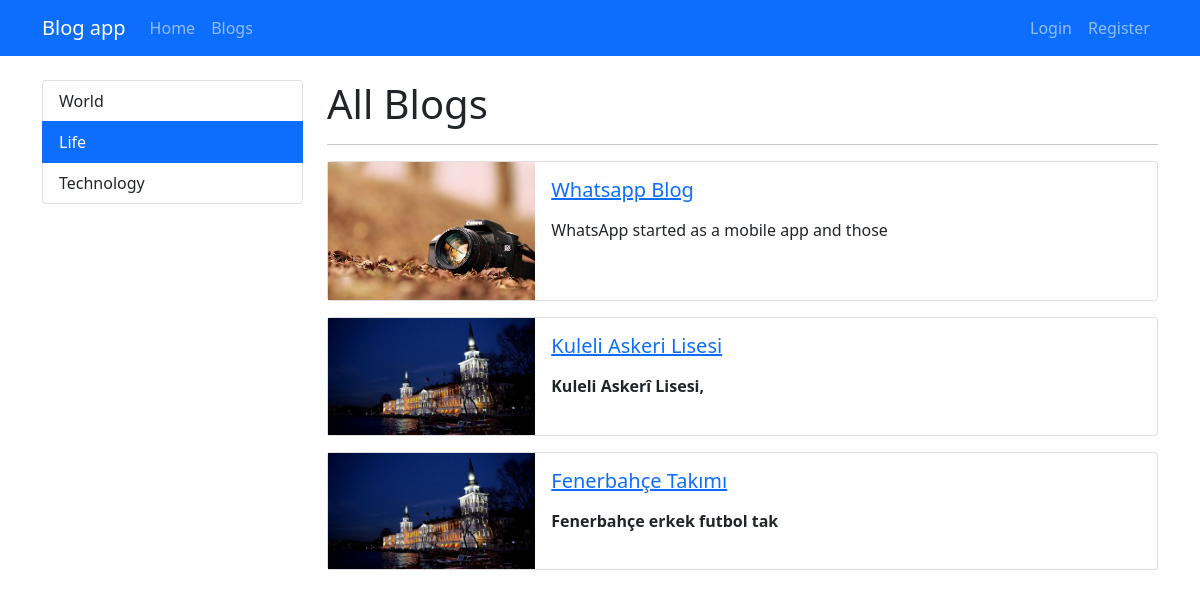
Screenshot of /category/life with the database file from the repository.
### blog/models.py (models this page shows, shortened)
class Category(models.Model):
    name = models.CharField(max_length=150)
    slug = models.SlugField(null=False, blank=True, unique=True, db_index=True, editable=False)

class Blog(models.Model):
    title = models.CharField(max_length=200)
    image = models.ImageField(upload_to="blogs")  # upload_to ile resimlerin kaydedileceği klasörü belirttik.
    description = RichTextField()
    is_active = models.BooleanField(default=False)
    is_home = models.BooleanField(default=False)
    slug = models.SlugField(null=False, blank=True, unique=True, db_index=True, editable=False)  # slug alanı oluşturduk. Bu alanı url de kullanacağız.
    categories = models.ManyToManyField(Category, blank=True)  # Many to many için category alanı oluşturduk.

### blog/views.py (the view)
# urls.py: path("category/<slug:slug>", views.category_blogs, name="category_blogs"),
def category_blogs(request, slug):  # slug ile kategoriye göre blogları filtreledik.
    context = {
        "blogs": Category.objects.get(slug=slug).blog_set.filter(is_active=True),  # blog_set ile o kategoriye ait olan blogları getirdik. blog_set diyerek category tablosunda olmayan blok attribute a ulaştık. Çoka çok ilişkide olan diğer tabloya ulaşabiliyoruz.
        "categories": Category.objects.all(),
        "selected_category": slug  # selected_category ile seçilen kategorinin adını gönderdik.
    }
    return render(request, "blog/blogs.html", context)

### blog/templates/blog/blogs.html (shortened to what this page needs)
{% extends "base.html" %}
{% block content %}
<div class="container mt-4">
    <div class="row">
        <div class="col-3">
            {% include 'partials/_categories.html' %}
        </div>
        <div class="col-9">
            <h1>All Blogs</h1>
            <hr>
            {% if blogs|length == 0 %}
                <div class="alert alert-warning">No blogs found</div>
            {% else %}
                 {% for blog in blogs %}
                    {% if blog.is_active %}
                      {% include 'blog/partials/_blog.html' %}
                    {% endif %}
                {% endfor %}
            {% endif %}
        </div>
    </div>
</div>
{% endblock %}

### templates/partials/_categories.html
<div class="list-group">
    {% for category in categories %}
        {% if category.slug == selected_category %}
            <a class="list-group-item list-group-item-action active" href="{% url 'category_blogs' category.slug %}">{{ category.name|title }}</a>
        {% else %}
            <a class="list-group-item list-group-item-action" href="{% url 'category_blogs' category.slug %}">{{ category.name|title }}</a>
        {% endif %}
    {% endfor %}
</div>

### blog/templates/blog/partials/_blog.html
{%load static%}
<div class="card mb-3">
    <div class="row g-0">
        <div class="col-md-3">
            <img src="{{blog.image.url}}" class="img-fluid" alt="...">
        </div>
        <div class="col-md-9">
            <div class="card-body">
                <h5 class="card-title">
                    <a href="{% url 'blog_details' blog.slug%}">{{blog.title}}</a>
                </h5>
                <p class="card-text">
                    {{blog.description|safe|slice:"0:45"}}
                </p>
            </div>
        </div>
    </div>
</div>

### rows the page displays
Category: name "World"
Category: name "Life"
Category: name "Technology"
Blog: image (picture), title "Whatsapp Blog", description "WhatsApp started as a mobile app and those"
Blog: image (picture), title "Kuleli Askeri Lisesi", description "Kuleli Askerî Lisesi,"
Blog: image (picture), title "Fenerbahçe Takımı", description "Fenerbahçe erkek futbol tak"
